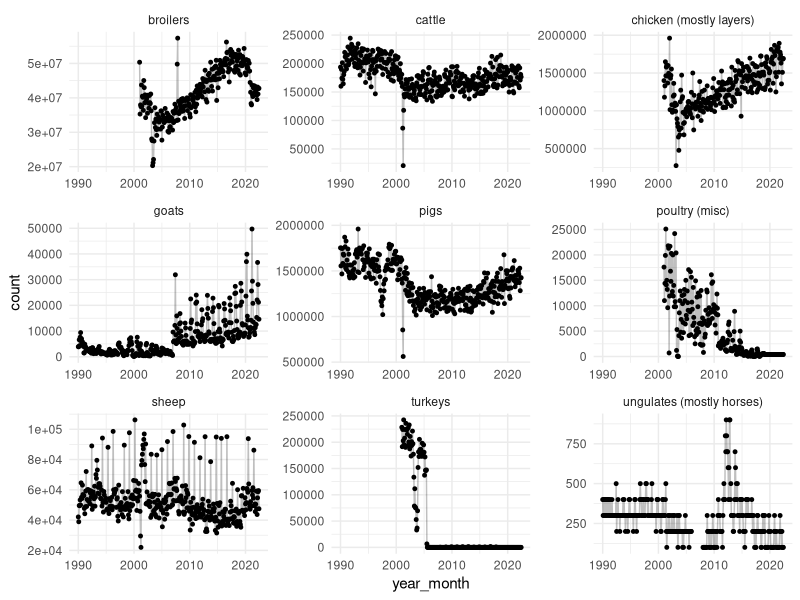
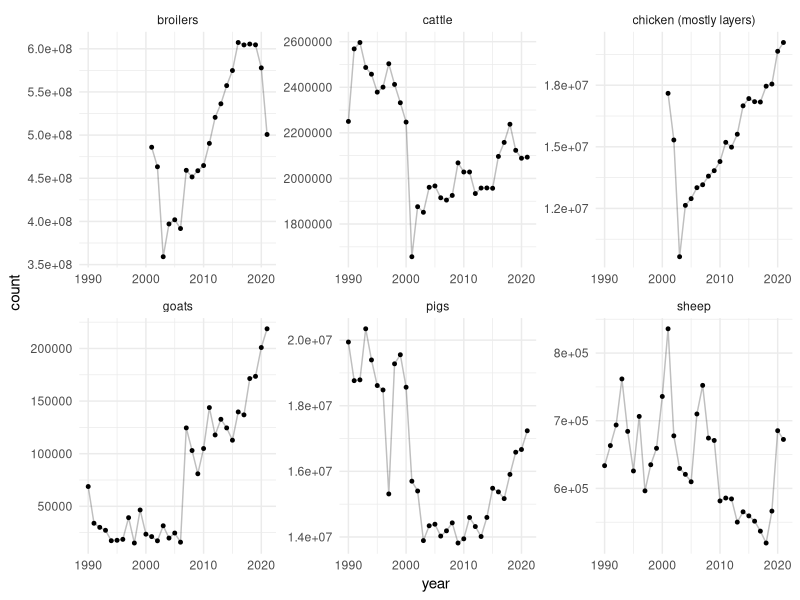

The R source for these figures, in order:
## ---- chunk 1
#| label: setup
#| message: false

# Load packages
library(tidyverse)

# Load data
data <- read_csv2("meat-production-netherlands.csv")

# Set default ggplot
theme_set(theme_minimal())
## ---- chunk 2
#| label: data-inspection
#| tbl-cap: First 6 rows of the data.
head(data)
## ---- chunk 3
#| label: rename-columns
data <- data %>%
  rename(
    animal = Slachtdieren,
    period = Perioden,
    count = `Aantal slachtingen (x 1 000)`
  ) %>%
  mutate(count = count * 1000)
## ---- chunk 4
#| label: inspect-count
#| 
data %>%
  count(period)
## ---- chunk 5
#| label: clean-period
data <- mutate(data,
    year = parse_number(period),
    month = str_remove(period, "[0-9]{4} ?"),
    final = if_else(str_detect(period, "\\*"), "no", "yes"),
    month = str_remove(month, "\\*"),
    month = recode(month,
      "augustus" = "august",
      "februari" = "february",
      "januari" = "january",
      "juli" = "july",
      "juni" = "june",
      "maart" = "march",
      "mei" = "may",
      "oktober" = "october",
    ),
    month = na_if(month, ""),
    period = NULL
  )
## ---- chunk 6
#| label: inspect-animals
count(data, animal)
## ---- chunk 7
#| label: clean-animals
data <- mutate(data, 
  animal = recode(animal, 
    "Eenhoevigen" = "ungulates (mostly horses)",
    "Geiten (totaal)" = "goats",
    "Kalkoenen" = "turkeys",
    "Kalveren jonger dan 9 maanden" = "calves (< 9 months)",
    "Kalveren van 9 tot en met 12 maanden" = "calves (9-12 months)",
    "Koeien" = "cows",
    "Overig pluimvee" = "poultry (misc)",
    "Overige kippen" = "chicken (mostly layers)",
    "Rundvee (totaal)" = "cattle",
    "Schapen incl. lammeren" = "sheep",
    "Schapenlammeren" = "lambs",
    "Stieren" = "bulls",
    "Totaal kalveren" = "calves",
    "Totaal volwassen runderen" = "adult cattle (total)",
    "Vaarzen" = "heifers",
    "Varkens (totaal)" = "pigs",
    "Vleeskuikens" = "broilers"
  )
)
## ---- chunk 8
#| label: remove-non-total-animals
data <- filter(data, !animal %in% c("adult cattle (total)", "cows", 
  "heifers", "bulls", "calves","calves (< 9 months)", 
  "calves (9-12 months)", "lambs")
)
## ---- chunk 9
#| label: inspect-animals-again
count(data, animal)
## ---- chunk 10
#| label: separate-data-frames
data_annual <- data %>%
  filter(is.na(month)) %>%
  select(-month)

data <- filter(data, !is.na(month))
## ---- chunk 11
#| label: add-year-month-column
data <- mutate(data,
  month = str_to_sentence(month),
  month = match(month, month.name),
  year_month = paste(year, month, "1", sep = "-"),
  year_month = lubridate::as_date(year_month),
  year_month = zoo::as.yearmon(year_month)
) 
## ---- chunk 12
#| label: plot-monthly-data
#| fig-cap: Number of slaughtered animals per month and animal
#| message: false
ggplot(data, aes(x = year_month, y = count)) +
  geom_point(size = 1) +
  geom_line(alpha = .25) +
  facet_wrap(~ animal, scales = "free") 
## ---- chunk 13
#| label: plot-annual-data
#| fig-cap: Number of slaughtered animals per year and animal
#| message: false
data_annual <- data_annual %>%
  filter(animal %in% c("broilers", "goats", "sheep", "cattle", "pigs", 
    "chicken (mostly layers)")
  ) %>%
  filter(final == "yes")

ggplot(data_annual, aes(x = year, y = count)) +
  geom_point(size = 1) +
  geom_line(alpha = .25) +
  facet_wrap(~ animal, scales = "free")
## ---- chunk 14
#| label: table-count-2021
#| tbl-cap: Number of slaughtered animals in 2021
data_annual %>%
  filter(year == 2021) %>%
  arrange(desc(count)) %>%
  select(animal, count)
## ---- chunk 15
#| label: total-count-2021
count_total_2021 <- data_annual %>%
  filter(year == 2021) %>%
  summarize(count_total = sum(count)) %>%
  pull(count_total)
